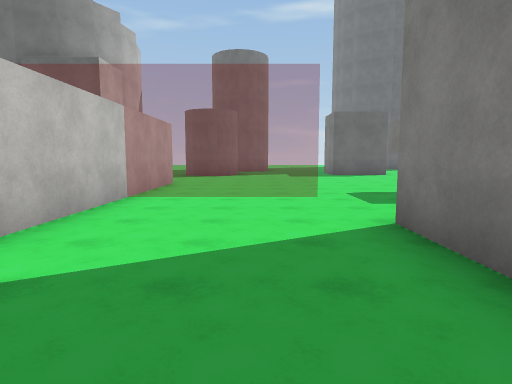
View 1 (above)

13 first-person views from a walk through a Unity game level. The camera is 1.5 m above the floor, tilts 6° down and sees 75° across. The floor is counted in squares, 2 m on a side. Each view is taken from the middle of a square. On the plan, view 1 faces up. The plan holds only what a view shows up to about 11 squares ahead; the rest is blank. The place goes on beyond the plan. The player is left out. Surface patterns are stand-ins for the level's own textures.

View 2
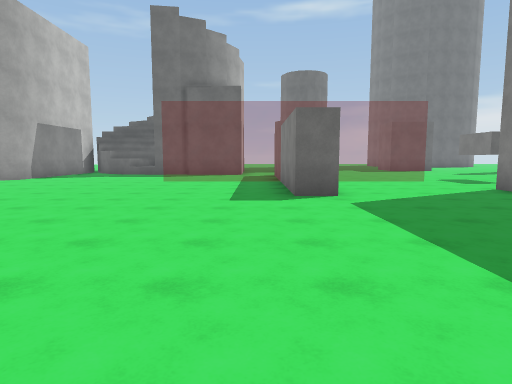

View 3
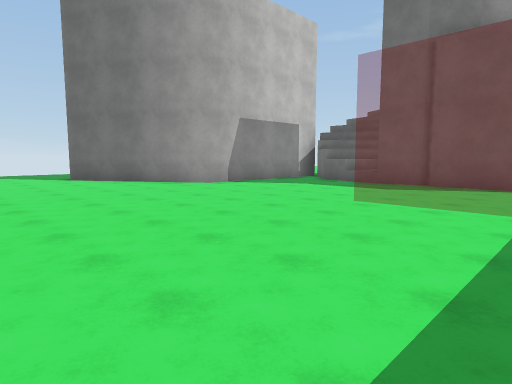

View 4
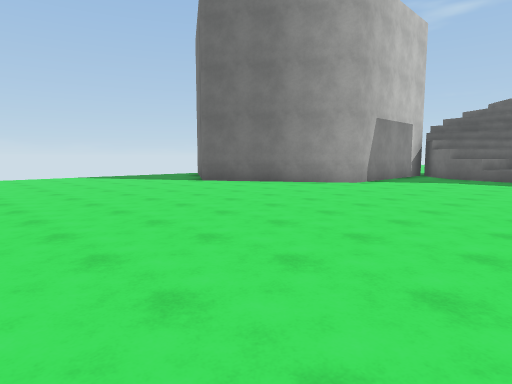

View 5
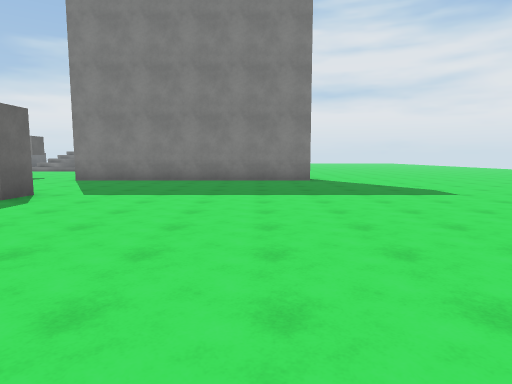

View 6
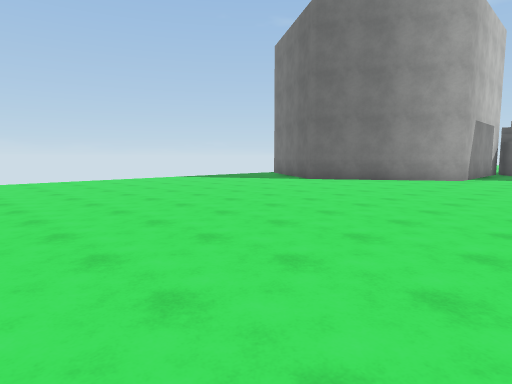

View 7
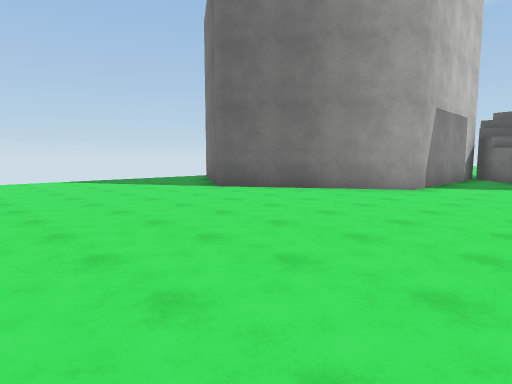

View 8
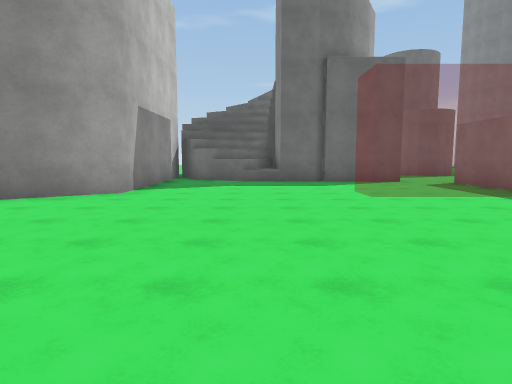

View 9
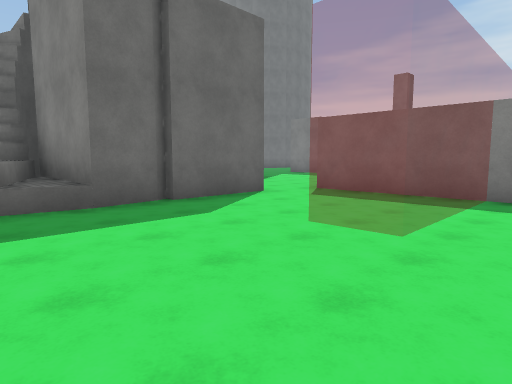

View 10
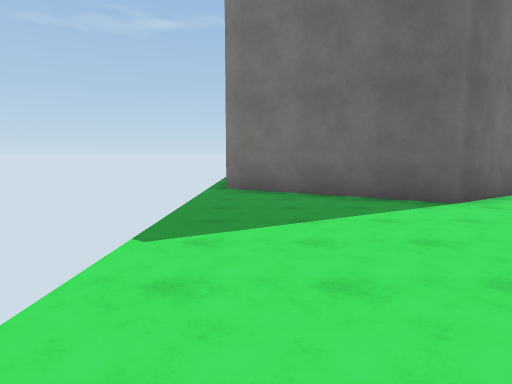

View 11
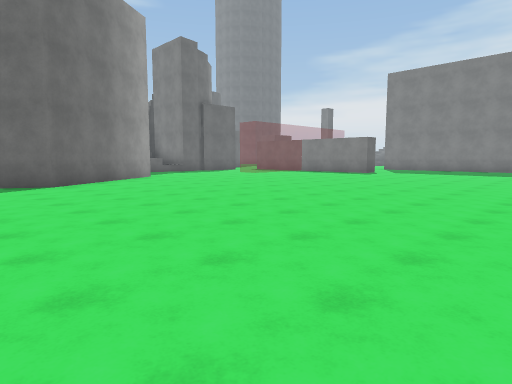

View 12
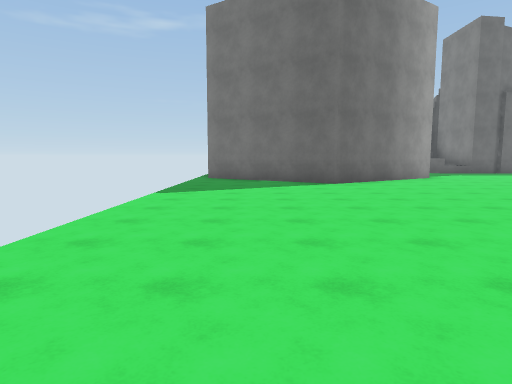

View 13
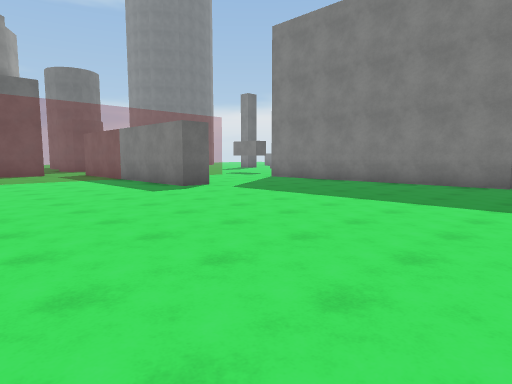

### Floor plan
Key: @ floor where view 1 was taken; # wall or solid block; . floor; = window, fence, low wall or low ledge; ^ raised ledge; B block.
Columns run from 20 left of view 1 to 4 right of it. Each row starts with its distance up from view 1.
 14             #
 13            ##
 12         ###^#    ..
 11         #.#^####.........
 10         #................
  9         #........#.......
  8         #........#......
  7 .##    ##.....===#====.B
  6 ..######.........#.....B
  5 ....##...........#.....
  4 .................#.....
  3 .................#....#
  2 ......................#
  1 ......................#
  0 ....................@.#
 -1 ......................#
 -2 ......................#
 -3 ......................#
 -4  ......................
 -5   .....................

Where each view was taken, in squares from view 1:
view 1: 0 up, 0 right, facing up
view 2: 4 down, 4 left, facing up
view 3: 1 up, 4 left, facing up-left
view 4: 2 down, 7 left, facing up-left
view 5: 2 down, 9 left, facing right
view 6: 5 down, 9 left, facing up-left
view 7: 1 down, 9 left, facing up-left
view 8: 0 up, 9 left, facing up
view 9: 5 up, 10 left, facing up-right
view 10: 1 down, 19 left, facing up
view 11: 5 down, 18 left, facing up-right
view 12: 5 down, 18 left, facing up
view 13: 5 down, 8 left, facing up-right
